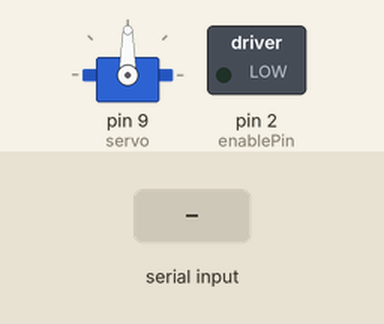
A sketch run on a simulated Arduino Uno, built with avr-gcc and run on an emulated ATmega328P. On the bench: servo, switched loads named in the sketch (green lamp = pin HIGH). The inputs (shaded band) are chosen by the test bench.

Above: at 1.2 s.
1.3 s: "30,150\n" received over Serial
At 2.0 s:
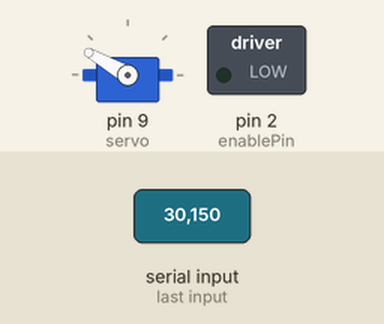
At 2.7 s:
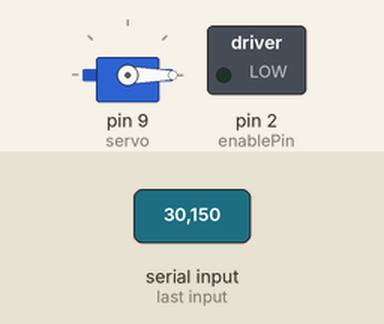
3.8 s: "90,45\n" received over Serial
At 4.6 s:
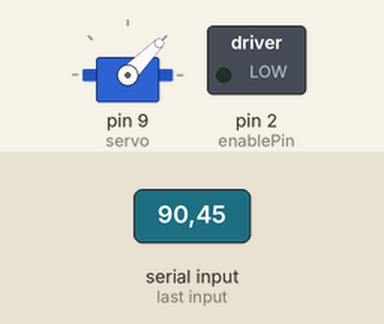
Timing chart, 0 to 6.8 s (numbered marks = the images above; inputs shaded):
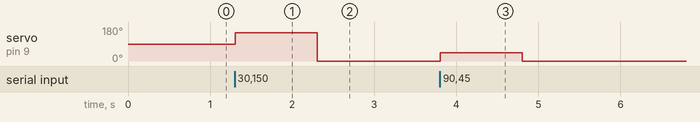

Measured:
- after the input at 1.3 s, servo on pin 9 (servo): 90° → 150° at once, → 0° 1.0 s later
- after the input at 3.8 s, servo on pin 9 (servo): 0° → 45° at once, → 0° 1.0 s later

The sketch:

Arduino_RS485-Slave.ino
```cpp
#include <Servo.h>                //For using Servo functions
int enablePin = 2;
Servo servo;

void setup()
{
  Serial.begin(9600);                   // initialize serial at baudrate 9600:
  pinMode(enablePin, OUTPUT);
  delay(10);
  digitalWrite(enablePin, LOW);        //  (Pin 2 always LOW to receive value from Master)
  servo.attach(9);                     //  (Servo PWM pin connected to Pin 3 PWM pin of Arduino)
}
void loop()
{
  // receiver
  if (Serial.available()) {
    int angle = Serial.parseInt();
    if(angle<=180) // Rotate Servo Motor
    {
      servo.write(angle);
    }
  }
}
```
